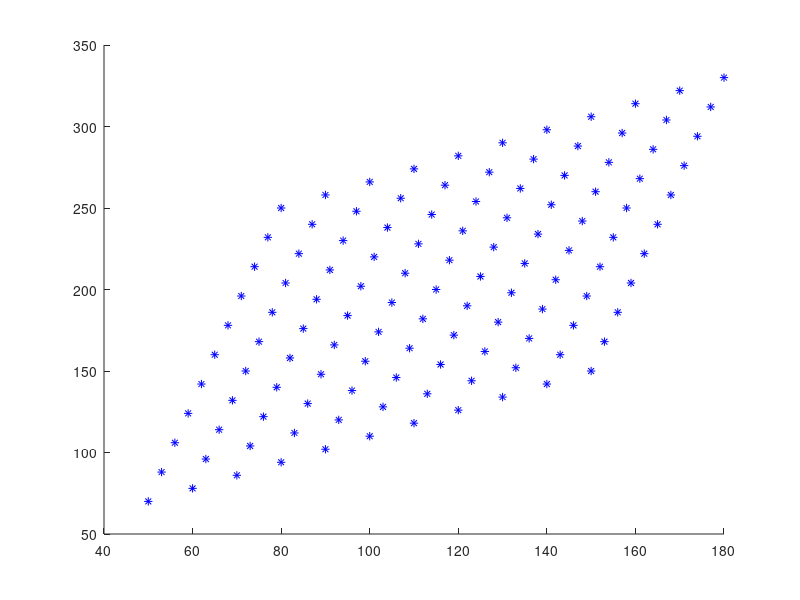

Here is the MATLAB script that generated this plot:
% ************Program to Draw a Plane Surface *****************************
% ************Submitted by Amol Mathur*************************************

clc;
close all;
format short;
hold on;

%input parameters
x1 = 50;
y1 = 70;
x2 = 150;
y2 = 150;
x3 = 80;
y3 = 250;
for u=0:0.1:1
    for v = 0:0.1:1
        x = x1 + u*(x2-x1)+ v*(x3-x1);
        y = y1 + u*(y2-y1)+ v*(y3-y1);
        plot(x,y,'b*');
    end
end